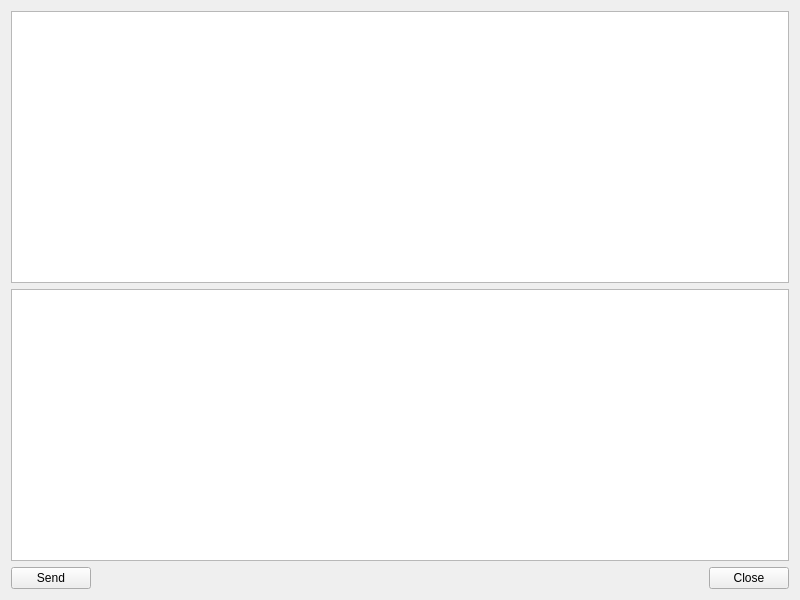
<?xml version="1.0" encoding="UTF-8"?>
<ui version="4.0">
 <class>tcpWidget</class>
 <widget class="QWidget" name="tcpWidget">
  <property name="geometry">
   <rect>
    <x>0</x>
    <y>0</y>
    <width>800</width>
    <height>600</height>
   </rect>
  </property>
  <property name="windowTitle">
   <string>tcpWidget</string>
  </property>
  <layout class="QGridLayout" name="gridLayout">
   <item row="2" column="0">
    <widget class="QPushButton" name="send">
     <property name="text">
      <string>Send</string>
     </property>
    </widget>
   </item>
   <item row="2" column="1">
    <spacer name="horizontalSpacer">
     <property name="orientation">
      <enum>Qt::Horizontal</enum>
     </property>
     <property name="sizeHint" stdset="0">
      <size>
       <width>617</width>
       <height>20</height>
      </size>
     </property>
    </spacer>
   </item>
   <item row="2" column="2">
    <widget class="QPushButton" name="close">
     <property name="text">
      <string>Close</string>
     </property>
    </widget>
   </item>
   <item row="1" column="0" colspan="3">
    <widget class="QTextEdit" name="textEditwrite"/>
   </item>
   <item row="0" column="0" colspan="3">
    <widget class="QTextEdit" name="textEditread">
     <property name="readOnly">
      <bool>true</bool>
     </property>
    </widget>
   </item>
  </layout>
 </widget>
 <resources/>
 <connections/>
</ui>
